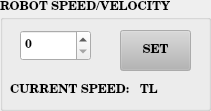
   <widget class="QGroupBox" name="groupBox_3">
    <property name="geometry">
     <rect>
      <x>260</x>
      <y>10</y>
      <width>211</width>
      <height>111</height>
     </rect>
    </property>
    <property name="font">
     <font>
      <family>Century Schoolbook L</family>
      <weight>75</weight>
      <bold>true</bold>
     </font>
    </property>
    <property name="title">
     <string>ROBOT SPEED/VELOCITY</string>
    </property>
    <widget class="QPushButton" name="pushButton_5">
     <property name="geometry">
      <rect>
       <x>120</x>
       <y>30</y>
       <width>71</width>
       <height>41</height>
      </rect>
     </property>
     <property name="palette">
      <palette>
       <active>
        <colorrole role="Button">
         <brush brushstyle="SolidPattern">
          <color alpha="255">
           <red>181</red>
           <green>181</green>
           <blue>181</blue>
          </color>
         </brush>
        </colorrole>
       </active>
       <inactive>
        <colorrole role="Button">
         <brush brushstyle="SolidPattern">
          <color alpha="255">
           <red>181</red>
           <green>181</green>
           <blue>181</blue>
          </color>
         </brush>
        </colorrole>
       </inactive>
       <disabled>
        <colorrole role="Button">
         <brush brushstyle="SolidPattern">
          <color alpha="255">
           <red>181</red>
           <green>181</green>
           <blue>181</blue>
          </color>
         </brush>
        </colorrole>
       </disabled>
      </palette>
     </property>
     <property name="cursor">
      <cursorShape>PointingHandCursor</cursorShape>
     </property>
     <property name="text">
      <string>SET</string>
     </property>
    </widget>
    <widget class="QSpinBox" name="spinBox">
     <property name="geometry">
      <rect>
       <x>20</x>
       <y>30</y>
       <width>71</width>
       <height>31</height>
      </rect>
     </property>
    </widget>
    <widget class="QLabel" name="label_3">
     <property name="geometry">
      <rect>
       <x>10</x>
       <y>80</y>
       <width>131</width>
       <height>21</height>
      </rect>
     </property>
     <property name="text">
      <string>CURRENT SPEED:</string>
     </property>
    </widget>
    <widget class="QLabel" name="label_4">
     <property name="geometry">
      <rect>
       <x>140</x>
       <y>80</y>
       <width>31</width>
       <height>21</height>
      </rect>
     </property>
     <property name="text">
      <string>TL</string>
     </property>
    </widget>
   </widget>
